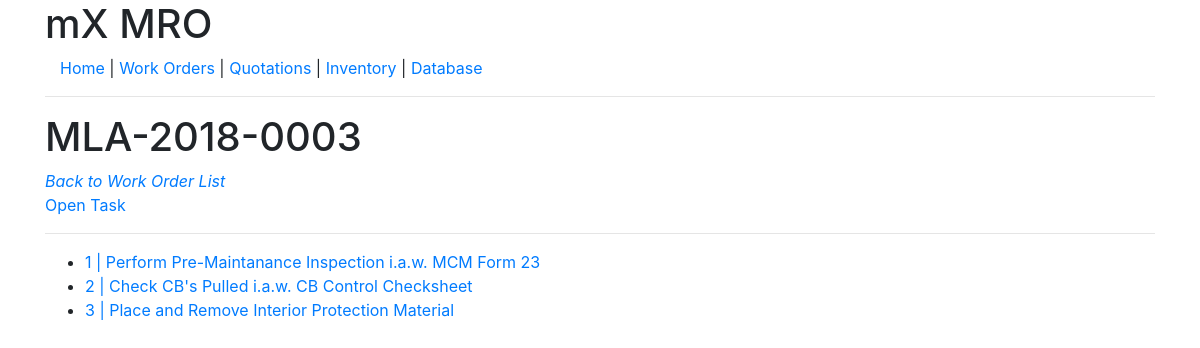
Screenshot of /workorders/detail/MLA-2018-0003/ with the database file from the repository.
### workorders/models.py (models this page shows, shortened)
class WorkOrder(models.Model):
	WORKORDER_STATUS = (
	('ongoing', 'Ongoing'),
	('future', 'Future Project'),
	('rts', 'RTS Issued'),
	('closed', 'Closed'),
	)
	aircraft 			= models.ForeignKey(Aircraft)
	date_opened 		= models.DateTimeField(default = datetime.datetime.now, null=False, blank=False)
	number 				= models.CharField(max_length = 13, default = '000-0000-0000')
	station				= models.ForeignKey(Station)
	status  			= models.CharField(max_length = 50, choices=WORKORDER_STATUS, blank = False, null = False )
	customer			= models.ForeignKey(Customer)
	aircraftETA			= models.DateTimeField(null=True, blank=True)
	aircraftETD			= models.DateTimeField(null=True, blank=True)
	notes				= models.TextField(blank = True, null = True)

class Task(models.Model):
	workorder 			= models.ForeignKey(WorkOrder)
	ata_chapter			= models.TextField(blank = True, null = True)
	number 				= models.IntegerField(blank = False, null = False, default = 0)
	name 				= models.CharField(max_length=500)
	rectification 		= models.TextField(blank=True, null=True)
	date 				= models.DateTimeField(blank=True, null=True)
	hours 				= models.DecimalField(blank=True, null=True, decimal_places = 2, max_digits=4)
	hours_invoiced		= models.DecimalField(blank=True, null=True, decimal_places = 2, max_digits=4)
	complete 			= models.BooleanField(default=False)
	locked 				= models.BooleanField(default=False)
	def get_absolute_url(self):
		return reverse("workorders:task", kwargs={'pk':self.pk, 'number':self.workorder.number})

### workorders/views.py (the view, shortened to what this page needs)
# urls.py: url(r'^detail/(?P<number>[\w-]+)/$', WorkOderDetailView.as_view(), name='detail'),
class WorkOderDetailView(DetailView):
	def get_object(self, queryset = None):
		return get_object_or_404(WorkOrder, number=self.kwargs.get("number"))

### workorders/templates/workorders/workorder_detail.html (shortened to what this page needs)
{% extends "base.html" %}
{% block content %}
<h1> {{object.number}} </h1>
<i><a href="{% url "workorders:list" %}">Back to Work Order List</a></i> <br>
<a href="{% url "workorders:add-task" object.number%}">Open Task</a>
<hr />
<ul>
	{% for task in object.task_set.all %}
	<li><a href="{{task.get_absolute_url}}">{{task.number}} | {{task.name}}</a></li>
	{% endfor%}
</ul>
{% endblock %}

### rows the page displays
WorkOrder: number "MLA-2018-0003"
Task: number "1", name "Perform Pre-Maintanance Inspection i.a.w. MCM Form 23"
Task: number "2", name "Check CB's Pulled i.a.w. CB Control Checksheet"
Task: number "3", name "Place and Remove Interior Protection Material"
